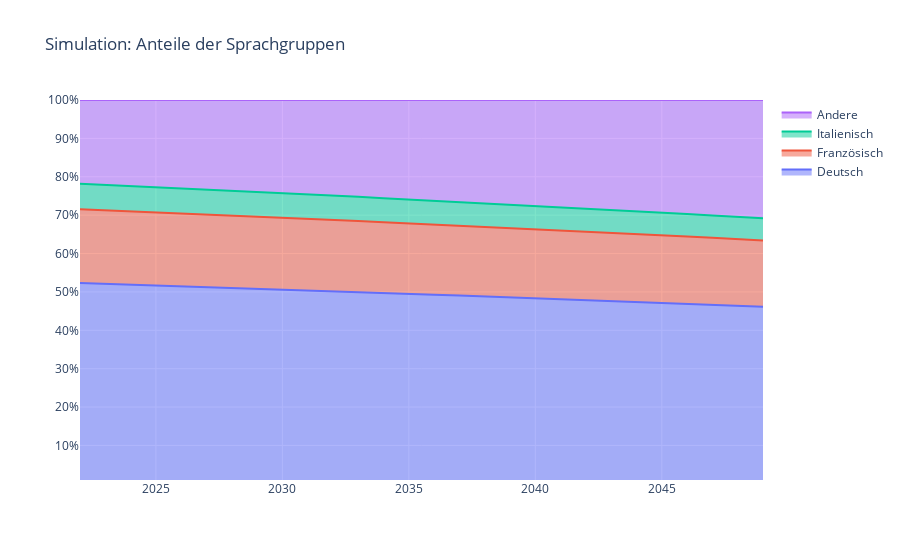

Notebook code for this chart:
### Markdown cell above
## Execution

### Code cell
params_geburtenrate = get_distributionParams_of_geburtenrate()
params_todesrate = get_distributionParams_of_todesrate()
params_einwanderung = get_distributionParams_of_einwanderung()
params_auswanderung = get_distributionParams_of_auswanderung()

## erwartungswerte prüfen!!!!!!!!!!

n = 100000
years=28
startValues = (4440082, 1628228, 567203, 1850152)

print("Population start size: ", np.sum(startValues))

Deutsch = simulation(params_geburtenrate["Deutsch"], params_todesrate["Deutsch"], params_einwanderung["Deutsch"], params_auswanderung["Deutsch"], startValues[0],years=years,n=n)
Französisch = simulation(params_geburtenrate["Französisch"], params_todesrate["Französisch"], params_einwanderung["Französisch"], params_auswanderung["Französisch"], startValues[1],years=years,n=n)
Italienisch = simulation(params_geburtenrate["Italienisch"], params_todesrate["Italienisch"], params_einwanderung["Italienisch"], params_auswanderung["Italienisch"], startValues[2],years=years,n=n)
Andere = simulation(params_geburtenrate["Andere"], params_todesrate["Andere"], params_einwanderung["Andere"], params_auswanderung["Andere"], startValues[3],years=years,n=n)

print("Population end size: ", int(np.sum([MeanOfSim(Deutsch)[-1], MeanOfSim(Französisch)[-1], MeanOfSim(Italienisch)[-1], MeanOfSim(Andere)[-1]])))

print("Deutsch:", int(MeanOfSim(Deutsch)[-1]))
print("Französisch:", int(MeanOfSim(Französisch)[-1]))
print("Italienisch:", int(MeanOfSim(Italienisch)[-1]))
print("Andere:", int(MeanOfSim(Andere)[-1]))

display_sim(Deutsch, Französisch, Italienisch, Andere, 2022)
display_stackedArea_chart(Deutsch, Französisch, Italienisch, Andere)
display_simulationEnd_dist(Deutsch, Französisch, Italienisch, Andere)

### Figure 1 — Plotly figure (JSON) as saved in the notebook; plotly's stock layout.template omitted (floating-point values rounded to 4 significant figures)
{"data": [{"groupnorm": "percent", "mode": "lines", "name": "Deutsch", "stackgroup": "one", "type": "scatter", "x": [2022, 2023, 2024, 2025, 2026, 2027, 2028, 2029, 2030, 2031, 2032, 2033, 2034, 2035, 2036, 2037, 2038, 2039, 2040, 2041, 2042, 2043, 2044, 2045, 2046, 2047, 2048, 2049], "y": [4440082, 4455000.0, 4471000.0, 4487000.0, 4502000.0, 4518000.0, 4534000.0, 4549000.0, 4565000.0, 4581000.0, 4597000.0, 4613000.0, 4629000.0, 4645000.0, 4661000.0, 4678000.0, 4694000.0, 4710000.0, 4727000.0, 4743000.0, 4759000.0, 4776000.0, 4792000.0, 4809000.0, 4826000.0, 4843000.0, 4860000.0, 4876000.0, 4893000.0]}, {"mode": "lines", "name": "Französisch", "stackgroup": "one", "type": "scatter", "x": [2022, 2023, 2024, 2025, 2026, 2027, 2028, 2029, 2030, 2031, 2032, 2033, 2034, 2035, 2036, 2037, 2038, 2039, 2040, 2041, 2042, 2043, 2044, 2045, 2046, 2047, 2048, 2049], "y": [1628228, 1635000.0, 1642000.0, 1649000.0, 1657000.0, 1664000.0, 1671000.0, 1678000.0, 1686000.0, 1693000.0, 1700000.0, 1708000.0, 1715000.0, 1722000.0, 1730000.0, 1737000.0, 1745000.0, 1752000.0, 1760000.0, 1768000.0, 1775000.0, 1783000.0, 1791000.0, 1798000.0, 1806000.0, 1814000.0, 1822000.0, 1830000.0, 1838000.0]}, {"mode": "lines", "name": "Italienisch", "stackgroup": "one", "type": "scatter", "x": [2022, 2023, 2024, 2025, 2026, 2027, 2028, 2029, 2030, 2031, 2032, 2033, 2034, 2035, 2036, 2037, 2038, 2039, 2040, 2041, 2042, 2043, 2044, 2045, 2046, 2047, 2048, 2049], "y": [567203, 568600.0, 570100.0, 571500.0, 573000.0, 574400.0, 575900.0, 577400.0, 578800.0, 580300.0, 581800.0, 583300.0, 584700.0, 586200.0, 587700.0, 589200.0, 590700.0, 592200.0, 593700.0, 595300.0, 596800.0, 598400.0, 599900.0, 601400.0, 602900.0, 604500.0, 606000.0, 607500.0, 609100.0]}, {"mode": "lines", "name": "Andere", "stackgroup": "one", "type": "scatter", "x": [2022, 2023, 2024, 2025, 2026, 2027, 2028, 2029, 2030, 2031, 2032, 2033, 2034, 2035, 2036, 2037, 2038, 2039, 2040, 2041, 2042, 2043, 2044, 2045, 2046, 2047, 2048, 2049], "y": [1850152, 1889000.0, 1929000.0, 1970000.0, 2012000.0, 2055000.0, 2098000.0, 2143000.0, 2188000.0, 2234000.0, 2282000.0, 2330000.0, 2380000.0, 2430000.0, 2481000.0, 2534000.0, 2588000.0, 2643000.0, 2699000.0, 2756000.0, 2814000.0, 2874000.0, 2935000.0, 2997000.0, 3061000.0, 3126000.0, 3192000.0, 3260000.0, 3329000.0]}], "layout": {"showlegend": true, "title": {"text": "Simulation: Anteile der Sprachgruppen"}, "xaxis": {"type": "linear"}, "yaxis": {"range": [1, 100], "ticksuffix": "%", "type": "linear"}}}
